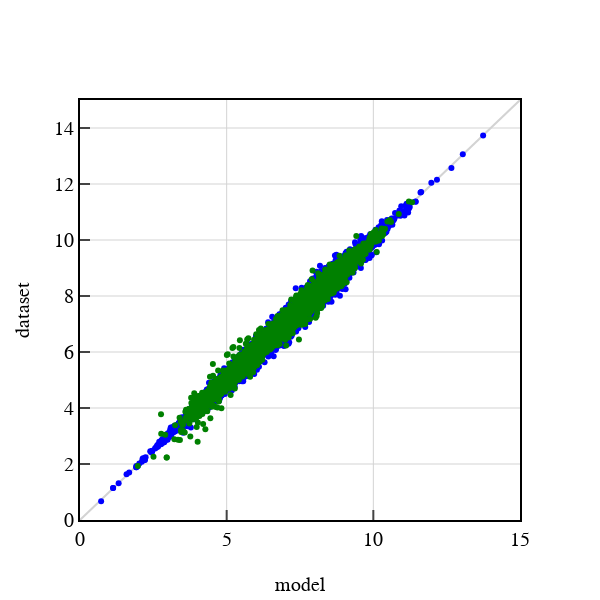

Notebook cell for this chart:
### Code cell
import src.templates
import plotly.io as pio
import plotly.graph_objects as go
pio.templates.default = "template_TNR"

model3.to("cpu")

fig = go.Figure(layout={
        'plot_bgcolor': 'white',
        'paper_bgcolor' : 'white',})

fig.update_layout(width = 600,
                  height = 600
                  )
fig.update_xaxes(title = "model",
                 range=[0, 15]
)
fig.update_yaxes(title = "dataset",
                 range=[0, 15])

fig.add_trace(go.Scatter(x = [-15, 15], y = [-15, 15], mode = 'lines', line=dict(color = "lightgrey"), showlegend=False))

for batch in tqdm(train_loader):
    fig.add_trace(go.Scatter(x = model3(batch).detach(),
                             y = batch.y,
                             mode = 'markers',
                             marker = dict(color = "blue"),
                             showlegend=False,
                             )
                  )

for batch in tqdm(test_loader):
    fig.add_trace(go.Scatter(x = model3(batch).detach(),
                             y = batch.y,
                             mode = 'markers',
                             marker = dict(color = "green"),
                             showlegend=False,
                             )
                  )

fig.show()
